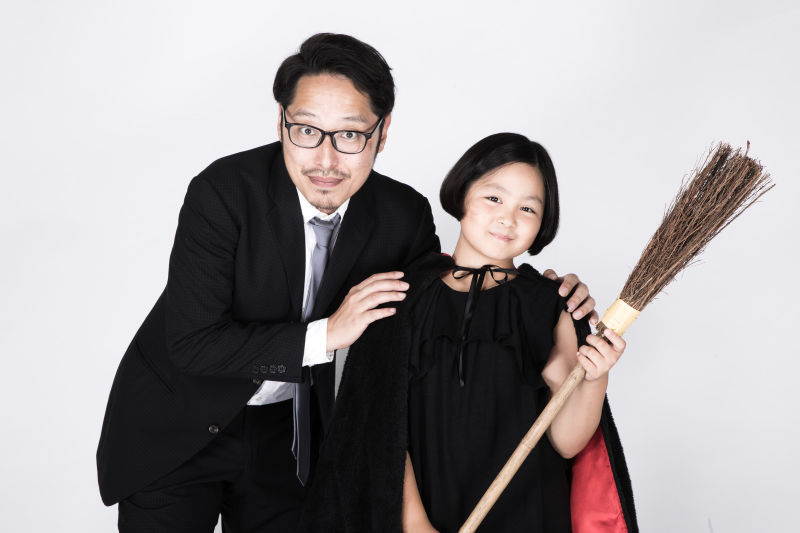
#> input picture AI_Apps(2) (AI活用演習)/09_opencv_face/family1.png, 1600 x 1066 px (shown at 1/2 size)
$ python 'kad09-1_mosaic_IE2B06正木陽斗.py'
#> lines starting #> are read from the running program, lines starting #| are printed output that depends on the picture
### AI_Apps(2) (AI活用演習)/09_opencv_face/mosaic.py
import cv2

def mosaic(img, rect, size):
    # rect: (x1, y1, x2, y2)
    # rectから矩形領域を切り抜き、サイズを縮小してモザイクをかける
    (x1, y1, x2, y2) = rect
    w = x2 - x1  # 矩形領域の幅
    h = y2 - y1  # 矩形領域の高さ
    i_rect = img[y1:y2, x1:x2]  # 矩形領域を切り抜く

    i_small = cv2.resize(i_rect, (size, size))  # 縮小処理
    i_mos = cv2.resize(i_small, (w, h), interpolation=cv2.INTER_AREA)  # 拡大処理

    # モザイク処理後の画像をコピーし、元の画像に切り抜いた矩形領域を置換する
    img2 = img.copy()
    img2[y1:y2, x1:x2] = i_mos
    return img2

### AI_Apps(2) (AI活用演習)/09_opencv_face/kad09-1_mosaic_IE2B06正木陽斗.py
# 必要なライブラリのインポート
import matplotlib.pyplot as plt
import cv2
from mosaic import mosaic  # 自作のmosaic.py内のmosaic関数をインポート

# Haar-cascade分類器を読み込んでモデル作成
cascade_file = "haarcascade_frontalface_alt.xml"
cascade = cv2.CascadeClassifier(cascade_file)

# 画像リスト
image_files = ["family1.png", "family2.png"]

for img_path in image_files:
    # 画像を読み込み、グレースケールに変換する
    img = cv2.imread(img_path)
#> img is the input picture: shape (1066, 1600, 3); mean B, G, R 155.8, 153.9, 159.2
    img_gray = cv2.cvtColor(img, cv2.COLOR_BGR2GRAY)
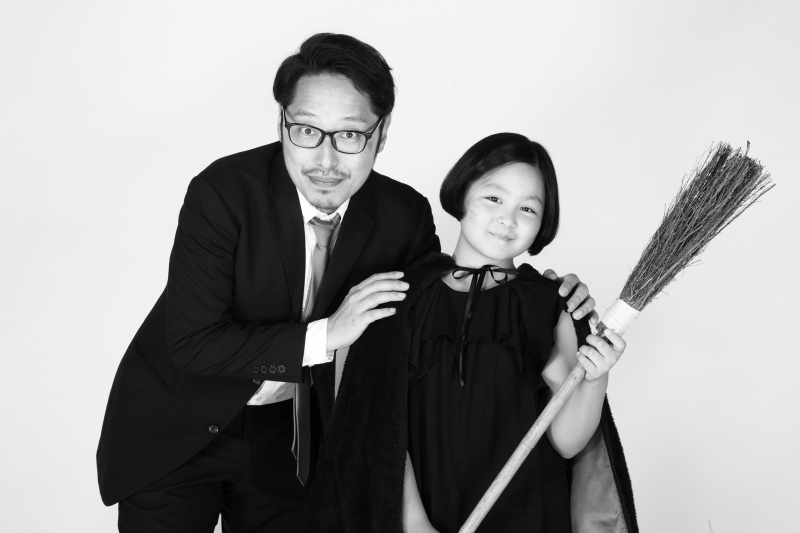
#> img_gray: shape (1066, 1600) (shown at 1/2 size); min 0, max 255, mean 155.7

    # Haar-cascade分類器を用いて顔を検出する
    face_list = cascade.detectMultiScale(img_gray, minSize=(150, 150))
#> face_list = [[923, 335, 189, 189], [538, 173, 247, 247]]

    # 顔が検出されなかった場合
    if len(face_list) == 0:
        print(f"{img_path}: 顔が見つかりません")
        continue

    # 検出された顔の数だけ処理する
    for (x, y, w, h) in face_list:
        # 顔の座標を出力する
        print(f"{img_path}: 顔の座標=", x, y, w, h)

        # モザイク処理を適用
        img = mosaic(img, (x, y, x + w, y + h), size=15)
#> this loop made 2 passes
#> (x, y, x1 in mosaic, y1 in mosaic, x2 in mosaic, y2 in mosaic) on passes 1 to 2: (923, 335, 923, 335, 1112, 524), (538, 173, 538, 173, 785, 420)
#| family1.png: 顔の座標= 923 335 189 189
#| family1.png: 顔の座標= 538 173 247 247
#> pass 1, in mosaic, `i_rect = img[y1:y2, x1:x2]`:
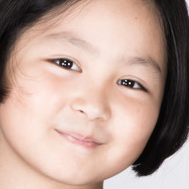
#> i_rect: shape (189, 189, 3); mean B, G, R 149.4, 159.8, 186
#> pass 1, in mosaic, `i_mos = cv2.resize(i_small, (w, h), interpolation=cv2.INTER_AREA)`:
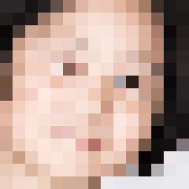
#> i_mos: shape (189, 189, 3); mean of channels 0, 1, 2 150.3, 160.7, 186.8; drawn as B, G, R
#> pass 2, in mosaic (call 2), `i_rect = img[y1:y2, x1:x2]`:
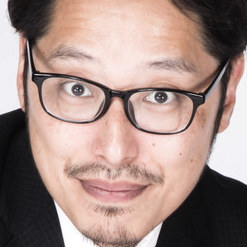
#> i_rect: shape (247, 247, 3); mean B, G, R 131.5, 138.4, 161.9

    # 出力画像の保存
    output_path = f"2230033_{img_path}"
    cv2.imwrite(output_path, img)

    # 出力画像の表示
    plt.imshow(cv2.cvtColor(img, cv2.COLOR_BGR2RGB))
    plt.axis('off')
    plt.show()
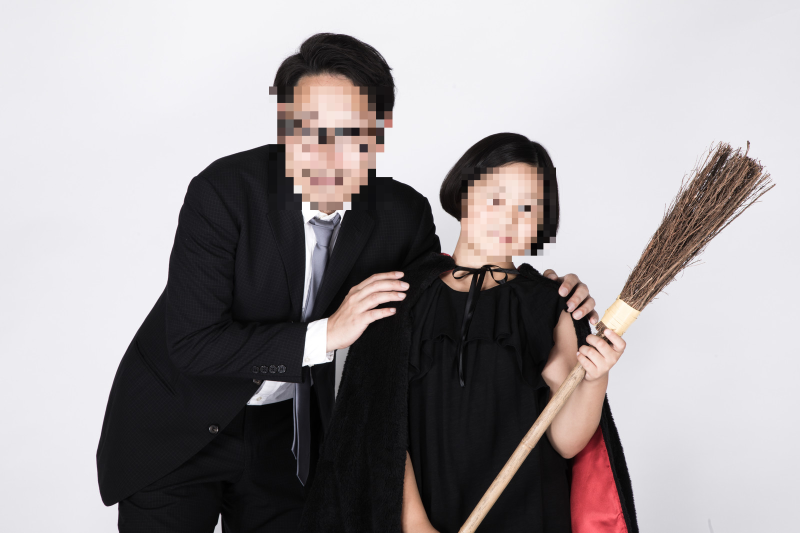
#> shown: shape (1066, 1600, 3) (shown at 1/2 size); mean R, G, B 159.1, 153.8, 155.7
#> pass 2 of the loop `for img_path in image_files:`:
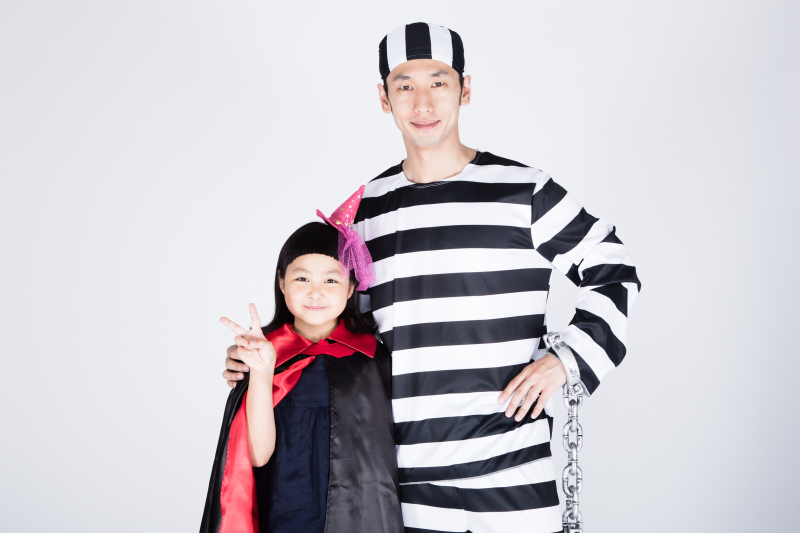
#> input picture AI_Apps(2) (AI活用演習)/09_opencv_face/family2.png, 1600 x 1066 px (shown at 1/2 size)
#> img is the input picture: shape (1066, 1600, 3); mean B, G, R 204.4, 198.5, 202.3
#> face_list = [[754, 102, 188, 188], [549, 498, 168, 168]]
#> the loop `for (x, y, w, h) in face_list:` made 2 passes
#> (x, y, x1 in mosaic, y1 in mosaic, x2 in mosaic, y2 in mosaic) on passes 1 to 2: (754, 102, 754, 102, 942, 290), (549, 498, 549, 498, 717, 666)
#> (printed output is left out)
#> pass 1, in mosaic (call 3), `i_mos = cv2.resize(i_small, (w, h), interpolation=cv2.INTER_AREA)`:
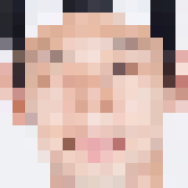
#> i_mos: shape (188, 188, 3); mean of channels 0, 1, 2 176.8, 183.7, 209.2; drawn as B, G, R
#> `plt.show()`:
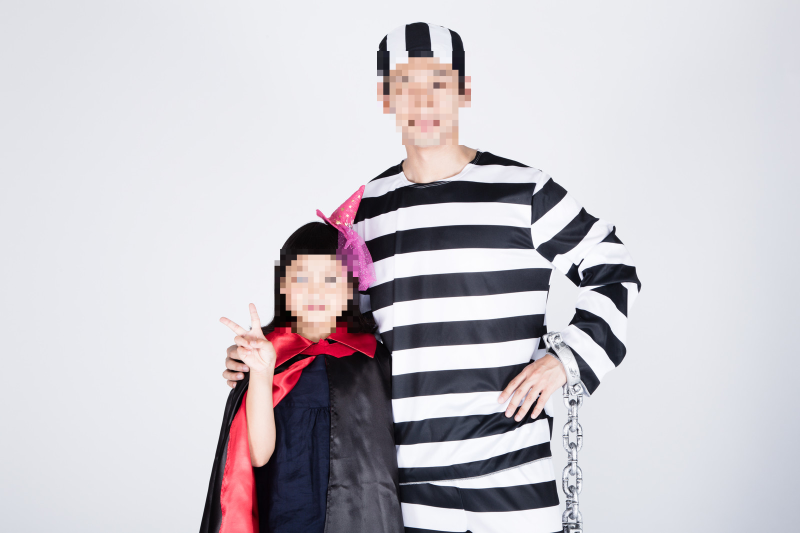
#> shown: shape (1066, 1600, 3) (shown at 1/2 size); mean R, G, B 202.2, 198.5, 204.4
